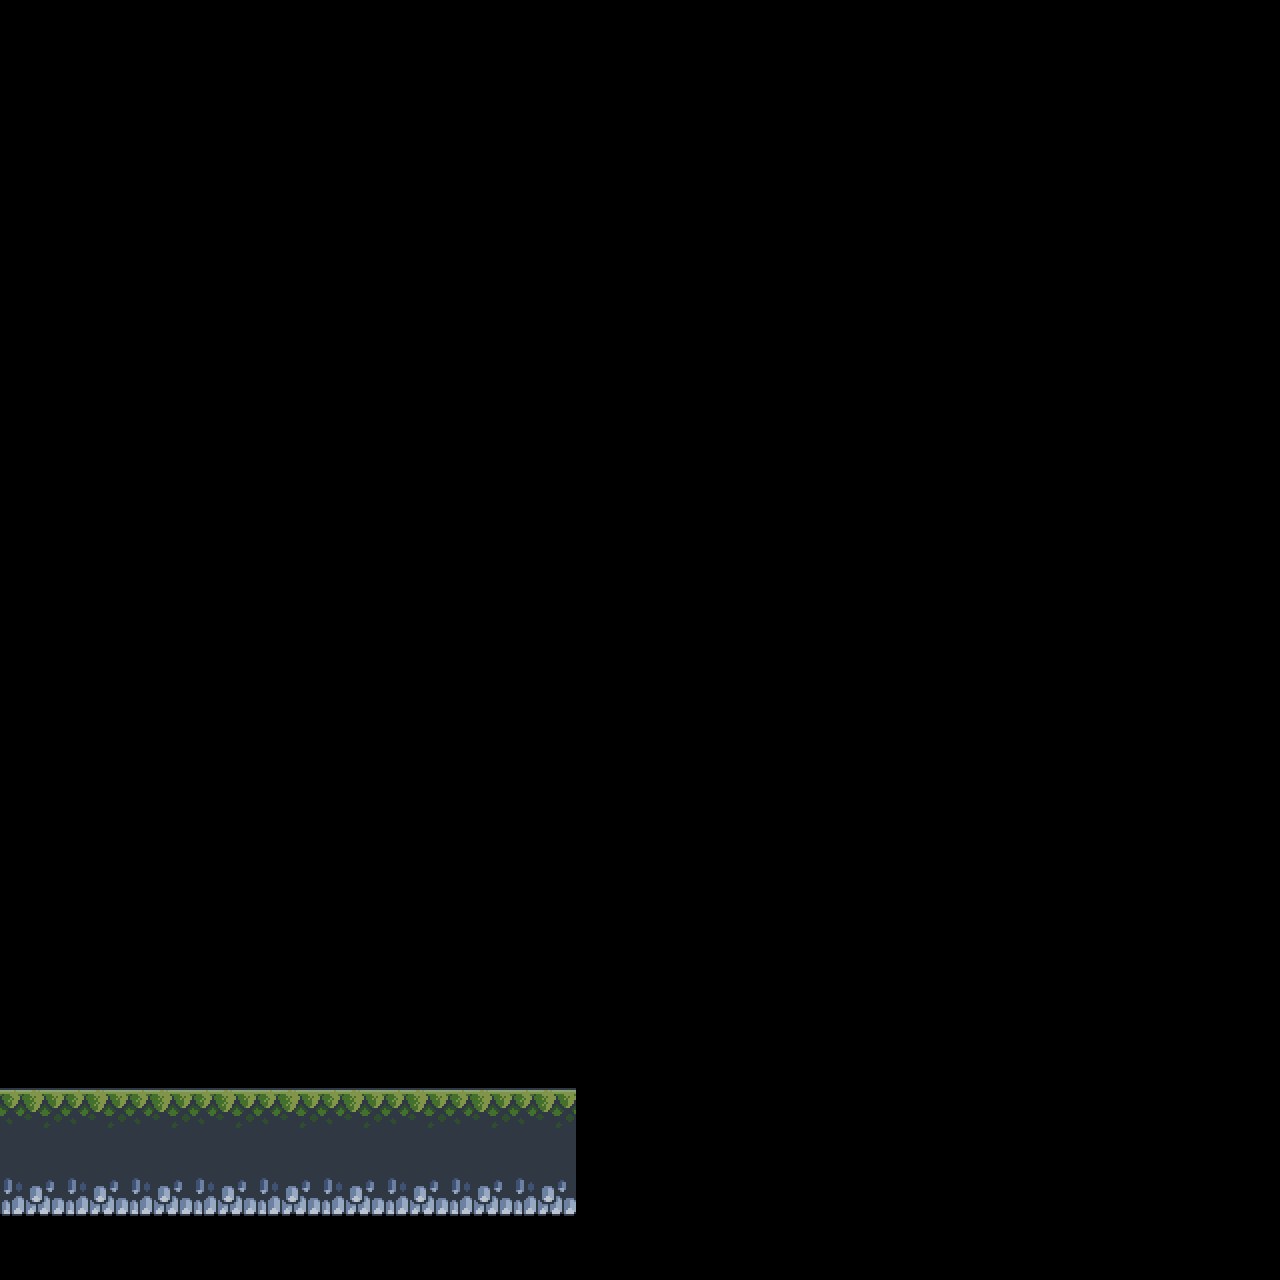

Tiled map render using the project's own tile images. Description and the whole map definition, tile-layer contents included, below:
An orthogonal 20x20 tile map with 64x64 px tiles, 1 tile layer (Terrain), 2 tilesets and 2 objects (player, data).

<map version="1.10" tiledversion="1.10.2" orientation="orthogonal" renderorder="right-down" width="20" height="20" tilewidth="64" tileheight="64" infinite="0" nextlayerid="4" nextobjectid="9">
 <tileset firstgid="1" name="objects" tilewidth="110" tileheight="96" tilecount="1" columns="0">
  <grid orientation="orthogonal" width="1" height="1" />
  <tile id="0">
   <image width="110" height="96" source="../../graphics/player/idle/0.png" />
  </tile>
 </tileset>
 <tileset firstgid="2" source="../tilesets/outside.tsx" />
 <layer id="1" name="Terrain" width="20" height="20">
  <data encoding="csv">
0,0,0,0,0,0,0,0,0,0,0,0,0,0,0,0,0,0,0,0,
0,0,0,0,0,0,0,0,0,0,0,0,0,0,0,0,0,0,0,0,
0,0,0,0,0,0,0,0,0,0,0,0,0,0,0,0,0,0,0,0,
0,0,0,0,0,0,0,0,0,0,0,0,0,0,0,0,0,0,0,0,
0,0,0,0,0,0,0,0,0,0,0,0,0,0,0,0,0,0,0,0,
0,0,0,0,0,0,0,0,0,0,0,0,0,0,0,0,0,0,0,0,
0,0,0,0,0,0,0,0,0,0,0,0,0,0,0,0,0,0,0,0,
0,0,0,0,0,0,0,0,0,0,0,0,0,0,0,0,0,0,0,0,
0,0,0,0,0,0,0,0,0,0,0,0,0,0,0,0,0,0,0,0,
0,0,0,0,0,0,0,0,0,0,0,0,0,0,0,0,0,0,0,0,
0,0,0,0,0,0,0,0,0,0,0,0,0,0,0,0,0,0,0,0,
0,0,0,0,0,0,0,0,0,0,0,0,0,0,0,0,0,0,0,0,
0,0,0,0,0,0,0,0,0,0,0,0,0,0,0,0,0,0,0,0,
0,0,0,0,0,0,0,0,0,0,0,0,0,0,0,0,0,0,0,0,
0,0,0,0,0,0,0,0,0,0,0,0,0,0,0,0,0,0,0,0,
0,0,0,0,0,0,0,0,0,0,0,0,0,0,0,0,0,0,0,0,
0,0,0,0,0,0,0,0,0,0,0,0,0,0,0,0,0,0,0,0,
3,3,3,3,3,3,3,3,3,0,0,0,0,0,0,0,0,0,0,0,
27,27,27,27,27,27,27,27,27,0,0,0,0,0,0,0,0,0,0,0,
0,0,0,0,0,0,0,0,0,0,0,0,0,0,0,0,0,0,0,0
</data>
 </layer>
 <objectgroup id="2" name="Objects">
  <object id="8" name="player" gid="1" x="128" y="1088" width="110" height="96" />
 </objectgroup>
 <objectgroup id="3" name="Data">
  <object id="4" name="data" x="3.34611" y="-3.34611" width="60.6539" height="67.3461">
   <properties>
    <property name="bg" value="forest_night" />
    <property name="horizon_line" type="int" value="2350" />
    <property name="top_limit" type="int" value="100" />
   </properties>
  </object>
 </objectgroup>
</map>
